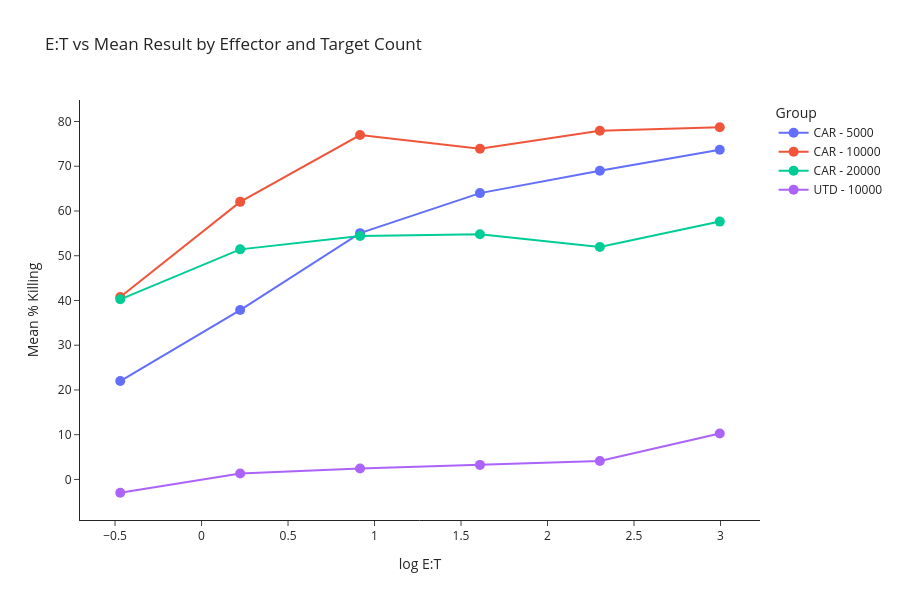

Notebook cell for this chart:
### Markdown cell above
They look 'log like', so it's probably a good idea to log scale x axis.

### Code cell
fig = px.line(
    df.sort_values(by=["Effectors", "Tars_per_well", "E:T"]),
    x="log E:T",
    y="Mean Result",
    color="Group",
    markers=True,
    title="E:T vs Mean Result by Effector and Target Count",
    labels={"E:T": "Effector:Target Ratio", "Mean Result": "Mean % Killing"},
    height=600,
)

fig.update_traces(mode="lines+markers", marker=dict(size=10))
fig.update_traces(mode="lines+markers")
fig.update_layout(template="simple_white")
fig

### Figure 1 — Plotly figure (JSON) as saved in the notebook; plotly's stock layout.template omitted (floating-point values rounded to 4 significant figures)
{"data": [{"hovertemplate": "Group=CAR - 5000<br>log E:T=%{x}<br>Mean % Killing=%{y}<extra></extra>", "legendgroup": "CAR - 5000", "line": {"color": "#636efa", "dash": "solid"}, "marker": {"size": 10, "symbol": "circle"}, "mode": "lines+markers", "name": "CAR - 5000", "orientation": "v", "showlegend": true, "type": "scatter", "x": [-0.47, 0.2231, 0.9163, 1.609, 2.303, 2.996], "xaxis": "x", "y": [21.99, 37.86, 55.05, 64.0, 68.99, 73.68], "yaxis": "y"}, {"hovertemplate": "Group=CAR - 10000<br>log E:T=%{x}<br>Mean % Killing=%{y}<extra></extra>", "legendgroup": "CAR - 10000", "line": {"color": "#EF553B", "dash": "solid"}, "marker": {"size": 10, "symbol": "circle"}, "mode": "lines+markers", "name": "CAR - 10000", "orientation": "v", "showlegend": true, "type": "scatter", "x": [-0.47, 0.2231, 0.9163, 1.609, 2.303, 2.996], "xaxis": "x", "y": [40.77, 62.04, 76.98, 73.91, 77.95, 78.72], "yaxis": "y"}, {"hovertemplate": "Group=CAR - 20000<br>log E:T=%{x}<br>Mean % Killing=%{y}<extra></extra>", "legendgroup": "CAR - 20000", "line": {"color": "#00cc96", "dash": "solid"}, "marker": {"size": 10, "symbol": "circle"}, "mode": "lines+markers", "name": "CAR - 20000", "orientation": "v", "showlegend": true, "type": "scatter", "x": [-0.47, 0.2231, 0.9163, 1.609, 2.303, 2.996], "xaxis": "x", "y": [40.26, 51.42, 54.43, 54.79, 51.94, 57.63], "yaxis": "y"}, {"hovertemplate": "Group=UTD - 10000<br>log E:T=%{x}<br>Mean % Killing=%{y}<extra></extra>", "legendgroup": "UTD - 10000", "line": {"color": "#ab63fa", "dash": "solid"}, "marker": {"size": 10, "symbol": "circle"}, "mode": "lines+markers", "name": "UTD - 10000", "orientation": "v", "showlegend": true, "type": "scatter", "x": [-0.47, 0.2231, 0.9163, 1.609, 2.303, 2.996], "xaxis": "x", "y": [-2.975, 1.342, 2.436, 3.253, 4.129, 10.28], "yaxis": "y"}], "layout": {"height": 600, "legend": {"title": {"text": "Group"}, "tracegroupgap": 0}, "title": {"text": "E:T vs Mean Result by Effector and Target Count"}, "xaxis": {"anchor": "y", "domain": [0, 1], "title": {"text": "log E:T"}}, "yaxis": {"anchor": "x", "domain": [0, 1], "title": {"text": "Mean % Killing"}}}}
